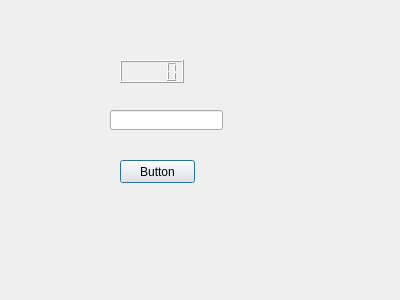
<?xml version="1.0" encoding="UTF-8"?>
<ui version="4.0">
 <class>Dialog</class>
 <widget class="QDialog" name="Dialog">
  <property name="geometry">
   <rect>
    <x>0</x>
    <y>0</y>
    <width>400</width>
    <height>300</height>
   </rect>
  </property>
  <property name="windowTitle">
   <string>Dialog</string>
  </property>
  <widget class="QPushButton" name="pushButton">
   <property name="geometry">
    <rect>
     <x>120</x>
     <y>160</y>
     <width>75</width>
     <height>23</height>
    </rect>
   </property>
   <property name="text">
    <string>Button</string>
   </property>
  </widget>
  <widget class="QLineEdit" name="lineEdit">
   <property name="geometry">
    <rect>
     <x>110</x>
     <y>110</y>
     <width>113</width>
     <height>20</height>
    </rect>
   </property>
  </widget>
  <widget class="QLCDNumber" name="lcdNumber">
   <property name="geometry">
    <rect>
     <x>120</x>
     <y>60</y>
     <width>64</width>
     <height>23</height>
    </rect>
   </property>
  </widget>
 </widget>
 <resources/>
 <connections/>
</ui>
